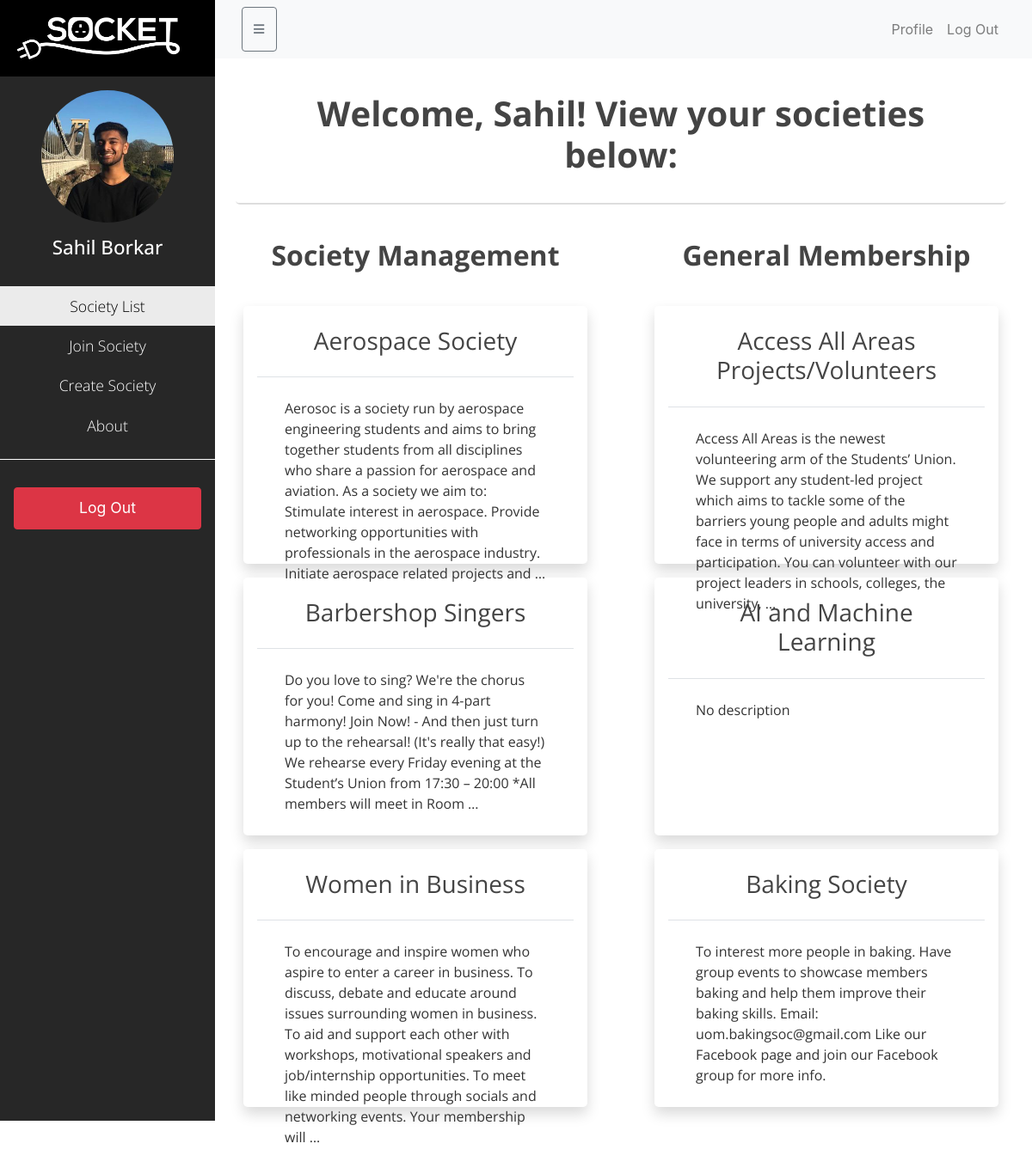
The page /soclist (signed in) on the database its author committed.
### users/models.py (models this page shows, shortened)
class Profile(models.Model):
    user = models.OneToOneField(User, on_delete=models.CASCADE)
    image = models.ImageField(default='default.jpg', upload_to='profile_pics')

### societies/models.py (models this page shows, shortened)
class SocietyMembership(models.Model):
    member = models.ForeignKey(User, related_name='society_membership', on_delete=models.CASCADE)
    society = models.ForeignKey('Society', related_name='society_membership', on_delete=models.CASCADE)
    is_leader = models.BooleanField(default=False)

class Society(models.Model):
    name = models.CharField(max_length = 200, unique=False)
    description = models.TextField()
    members = models.ManyToManyField(
        User,
        verbose_name=("Members"),
        related_name='societies',
        through='SocietyMembership'
    )
    def __str__(self):
        return f"{self.name}"

### blog/views.py (the view)
# urls.py: path('soclist', views.soclist, name='blog-soclist'),
@login_required
def soclist(request):
    current_user = request.user
    leader_memberships = SocietyMembership.objects.filter(member=current_user, is_leader=True)
    normal_memberships = SocietyMembership.objects.filter(member=current_user, is_leader=False)
    context = {
        'societies':current_user.societies.all(),
        'leader_memberships': leader_memberships,
        'normal_memberships': normal_memberships
    }
    return render(request, 'blog/soclist.html', context)

### blog/templates/blog/soclist.html
{% extends "blog/base.html" %}
{% block content %}
    <div class="row" style="width:100%;">
        <div class="col-xs-12 col-sm-12 col-md-12 col-lg-12">
            <div class="my-3 px-3 rounded-lg" style="border-bottom: 2px solid #ddd;">
                <h1> Welcome, {{user.first_name}}! View your societies below: </h1>
            </div>
        </div>
    <div>
    <div class="row">
        <div class="col-xs-6 col-sm-6 col-md-6 col-lg-6">
            <div class="mx-4">
            <h1 style="font-size:2em;"> Society Management </h1>
            {% for membership in leader_memberships %}
                    <div class="my-3 px-3 rounded-lg shadow div-hover soclist">
                        <h3 class="border-bottom border-gray mb-0"><a class="container-title" href="{% url 'blog-sochome' oid=membership.society.id %}?society={{membership.society}}">{{ membership.society.name }}</a></h3>
                        <p class="container-content">{{ membership.society.description|truncatewords:50 }}</p>
                    </div>
            {% empty %}
                    <div class="my-3 px-3 rounded-lg shadow div-hover" style="height:200px;">
                        <h3 class="border-bottom border-gray mb-0">No societies under your management.</h3>
                        <p class="container-content">You are not a leader of any societies yet. Go ahead and create one! Or, you know, get promoted.</p>
                    </div>
            {% endfor %}
            </div>
    </div>
        <div class="col-xs-6 col-sm-6 col-md-6 col-lg-6">
            <div class="mx-4">
                <h1 style="font-size:2em;"> General Membership </h1>
                {% for membership in normal_memberships %}
                    <div class="my-3 px-3 rounded-lg shadow div-hover soclist">
                        <h3 class="border-bottom border-gray mb-0"><a class="container-title" href="{% url 'blog-sochome' oid=membership.society.id %}?society={{membership.society}}">{{ membership.society.name }}</a></h3>
                        <p class="container-content">{{ membership.society.description|truncatewords:50 }}</p>
                    </div>
                {% empty %}
                    <div class="my-3 px-3 rounded-lg shadow div-hover" style="height:200px;">
                        <h3 class="border-bottom border-gray mb-0">No societies found.</h3>
                        <p class="container-content">You are not a part of any societies yet. Go ahead and create/join one!</p>
                    </div>
                {% endfor %}
            </div>
        </div>
    </div>
{% endblock content %}

### blog/templates/blog/base.html (shortened to what this page needs)
{%load static%}
<!DOCTYPE html>
<html>
<head>
        <link rel="stylesheet" href="https://stackpath.bootstrapcdn.com/bootstrap/4.3.1/css/bootstrap.min.css">
        <link rel="stylesheet" type="text/css" href="{% static 'blog/main.css' %}">
</head>
<body>
    <div class="wrapper">
        <nav id="sidebar">
            <div class="sidebar-header">
                <a href="/">
                    <img src="{%static 'blog/logo.png'%}">
                </a>
            </div>
            <ul class="list-unstyled components text-center" >
                <div class="text-center sidebar-profile">
                    <a href="{% url 'profile' %}">
                        <img class="img-fluid px-5 rounded-circle py-3" src="{{ user.profile.image.url }}">
                        <h3>{{user.first_name}} {{user.last_name}}</h3>
                    </a>
                </div>
                <li class="active">
                    <a href="{% url 'blog-soclist' %}">Society List</a>
                </li>
                <li>
                    <a href="{% url 'join-society' %}">Join Society</a>
                </li>
                <li>
                    <a href="{% url 'society-register' %}">Create Society</a>
                </li>
                <li>
                    <a href="#">About</a>
                </li>
            </ul>
            <ul class="list-unstyled pt-3 auth-options">
                {% if user.is_authenticated %}
                    <li>
                        <a href="{% url 'logout'%}" class="download btn btn-danger m-3">Log Out</a>
                    </li>
                {% endif %}
            </ul>
        </nav>
        <div id="main-content">
            <nav class="navbar navbar-expand-lg navbar-light bg-light">
                <div class="container-fluid">
                    <button type="button" id="sidebarCollapse" class="btn btn-outline-secondary">
                        <span style="font-size: 25px; padding=1px;">&#8801</span>
                    </button>
                    <div class="collapse navbar-collapse" id="navbarSupportedContent">
                        <ul class="nav navbar-nav ml-auto">
                            {% if user.is_authenticated %}
                            <li class="nav-item">
                                <a class="nav-link" href="{% url 'profile'%}">Profile</a>
                            </li>
                            <li class="nav-item">
                                <a class="nav-link" href="{% url 'logout'%}">Log Out</a>
                            </li>
                            {% endif %}
                        </ul>
                    </div>
                </div>
            </nav>
            <div class="pl-4">
            {% block content %}{% endblock %}
            </div>
        </div>
    </div>
</body>
</html>

### blog/static/blog/main.css (style rules this page uses)
body { color: #333333; }
h1, h2, h4, h5, h6 { color: #444444; padding: 1.5rem; text-align: center; font-family: 'Open Sans', sans-serif; font-weight: 700; }
h3 { color: #444444; padding: 1.5rem; text-align: center; }
.container-title { color: #444444; font-family: 'Open Sans', sans-serif; font-weight: 400; font-size: 1em; }
.container-content { font-family: 'Open Sans', sans-serif; font-weight: 400; white-space:pre-line; padding: 1.5em 2em 1.5em 2em; }
p { padding:1rem; font-family: 'Open Sans', sans-serif; font-weight: 400; }
ul { margin: 0; }
.soclist { height:300px; }
.div-hover { background: #ffffff; transition: 0.7s; }
.wrapper { display: flex; width: 100%; align-items: stretch; }
#sidebar { min-width: 250px; max-width: 250px; min-height: 100vh; background-color: #272727; color: #fff; transition: all 0.3s; }
#sidebar .sidebar-header { padding: 20px; background: #000; color: #fff; }
.sidebar-header img { max-height: 100%; max-width: 90%; }
#sidebar .sidebar-profile { background: #272727; }
#sidebar ul.components .sidebar-profile a h3 { color:#fff; font-size:1.4em; padding-top:0; padding-bottom:1em; }
#sidebar ul.components .sidebar-profile a:link { text-decoration: none; }
#sidebar .sidebar-profile img { padding-top:30px; }
#sidebar .components { background-color: #272727; }
#sidebar ul.components { padding: 0em 0em 1em 0em; border-bottom: 1px solid #fff; font-family: Open Sans, sans-serif; font-weight: 300; }
#sidebar ul li a { padding: 10px; font-size: 1.1em; display: block; color: #fff; text-decoration: none; }
#sidebar ul li.active > a, a[aria-expanded="true"] { color: #000; background: #ebebeb; }

### rows shown on the page
SocietyMembership: society.name "Aerospace Society", society.description "Aerosoc is a society run by aerospace engineering students and aims to bring together students from all disciplines who share a passion for aerospace and aviation. As a society we aim to: Stimulate interest in aerospace. Provide networking opportunities with professionals in the aerospace industry. Initiate aerospace related projects and …"
SocietyMembership: society.name "Barbershop Singers", society.description "Do you love to sing? We're the chorus for you! Come and sing in 4-part harmony! Join Now! - And then just turn up to the rehearsal! (It's really that easy!) We rehearse every Friday evening at the Student’s Union from 17:30 – 20:00 *All members will meet in Room …"
SocietyMembership: society.name "Women in Business", society.description "To encourage and inspire women who aspire to enter a career in business. To discuss, debate and educate around issues surrounding women in business. To aid and support each other with workshops, motivational speakers and job/internship opportunities. To meet like minded people through socials and networking events. Your membership will …"
SocietyMembership: society.name "Access All Areas Projects/Volunteers", society.description "Access All Areas is the newest volunteering arm of the Students’ Union. We support any student-led project which aims to tackle some of the barriers young people and adults might face in terms of university access and participation. You can volunteer with our project leaders in schools, colleges, the university, …"
SocietyMembership: society.name "AI and Machine Learning", society.description "No description"
SocietyMembership: society.name "Baking Society", society.description "To interest more people in baking. Have group events to showcase members baking and help them improve their baking skills. Email: uom.bakingsoc@gmail.com Like our Facebook page and join our Facebook group for more info."

### other values the page prints
{{ user.first_name }} "Sahil"
{{ user.last_name }} "Borkar"
